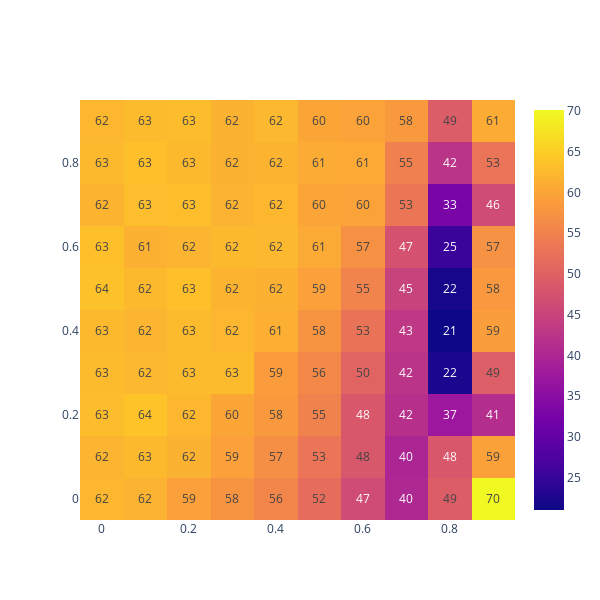

Write notebook code for a chart like this one.
### Markdown cell above
## Model Fitting

We now have a well parametrized model and data, we can fit the parameters. I've given an example of brute-force grid search here in order to show there is a solution and that performance function has one global minima.

### Code cell
import fit

fitness, x, y = fit.grid_search(correlation = [0, 1], cutoff_points = [0, 1], resolution = 0.1, silent=True)
fig = fit.heatmap(x, y, fitness)
fig.update_layout(height=600, width=600)
fig.show()

### Figure 1 — Plotly figure (JSON) as saved in the notebook; plotly's stock layout.template omitted (floating-point values rounded to 4 significant figures)
{"data": [{"hoverongaps": false, "text": [["62", "62", "59", "58", "56", "52", "47", "40", "49", "70"], ["62", "63", "62", "59", "57", "53", "48", "40", "48", "59"], ["63", "64", "62", "60", "58", "55", "48", "42", "37", "41"], ["63", "62", "63", "63", "59", "56", "50", "42", "22", "49"], ["63", "62", "63", "62", "61", "58", "53", "43", "21", "59"], ["64", "62", "63", "62", "62", "59", "55", "45", "22", "58"], ["63", "61", "62", "62", "62", "61", "57", "47", "25", "57"], ["62", "63", "63", "62", "62", "60", "60", "53", "33", "46"], ["63", "63", "63", "62", "62", "61", "61", "55", "42", "53"], ["62", "63", "63", "62", "62", "60", "60", "58", "49", "61"]], "textfont": {"size": 12}, "texttemplate": "%{text}", "type": "heatmap", "x": [0, 0.1, 0.2, 0.3, 0.4, 0.5, 0.6, 0.7, 0.8, 0.9], "y": [0, 0.1, 0.2, 0.3, 0.4, 0.5, 0.6, 0.7, 0.8, 0.9], "z": [[62.17, 61.76, 59.31, 57.58, 55.65, 51.88, 46.54, 40.35, 49.34, 70.13], [62.03, 62.55, 61.59, 59.35, 56.86, 53.15, 48.39, 39.86, 48.36, 59.44], [63.06, 63.8, 62.24, 59.97, 58.29, 55.0, 48.36, 41.7, 37.42, 41.33], [62.68, 62.33, 62.83, 62.77, 58.84, 55.92, 50.32, 42.36, 22.4, 49.41], [62.57, 62.02, 62.68, 62.1, 61.27, 57.61, 52.84, 43.09, 21.02, 59.02], [63.65, 62.5, 63.36, 61.89, 61.52, 59.29, 55.15, 44.86, 21.9, 58.28], [63.35, 61.49, 61.96, 62.47, 62.34, 60.58, 57.22, 47.4, 25.35, 57.3], [61.83, 63.16, 63.23, 61.8, 62.25, 59.91, 59.54, 53.31, 32.84, 46.46], [62.52, 63.4, 62.55, 61.69, 61.82, 60.82, 60.65, 54.87, 42.38, 52.89], [62.22, 62.82, 63.07, 61.66, 62.44, 59.94, 59.71, 58.39, 49.19, 60.83]]}], "layout": {"height": 600, "width": 600}}
